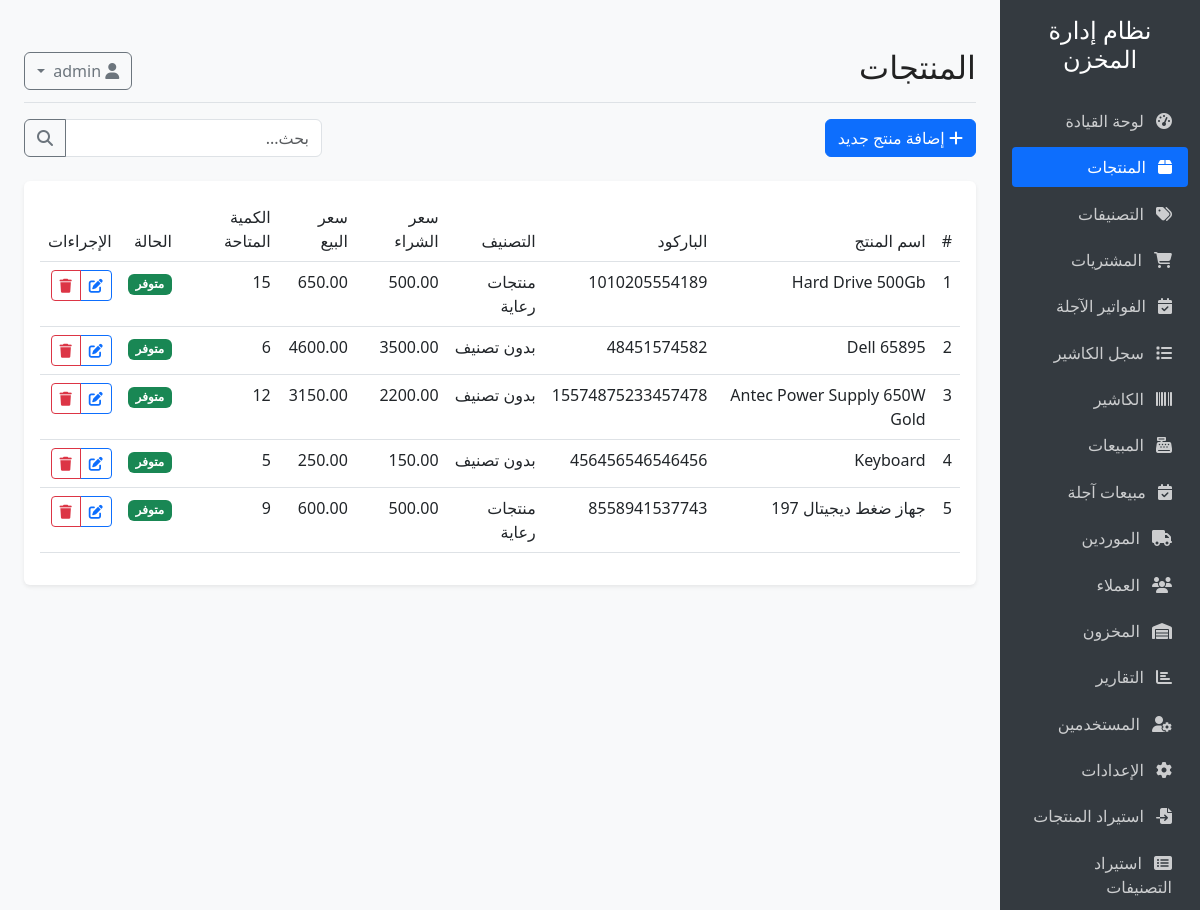
Before: /products (signed in) with the older database file.
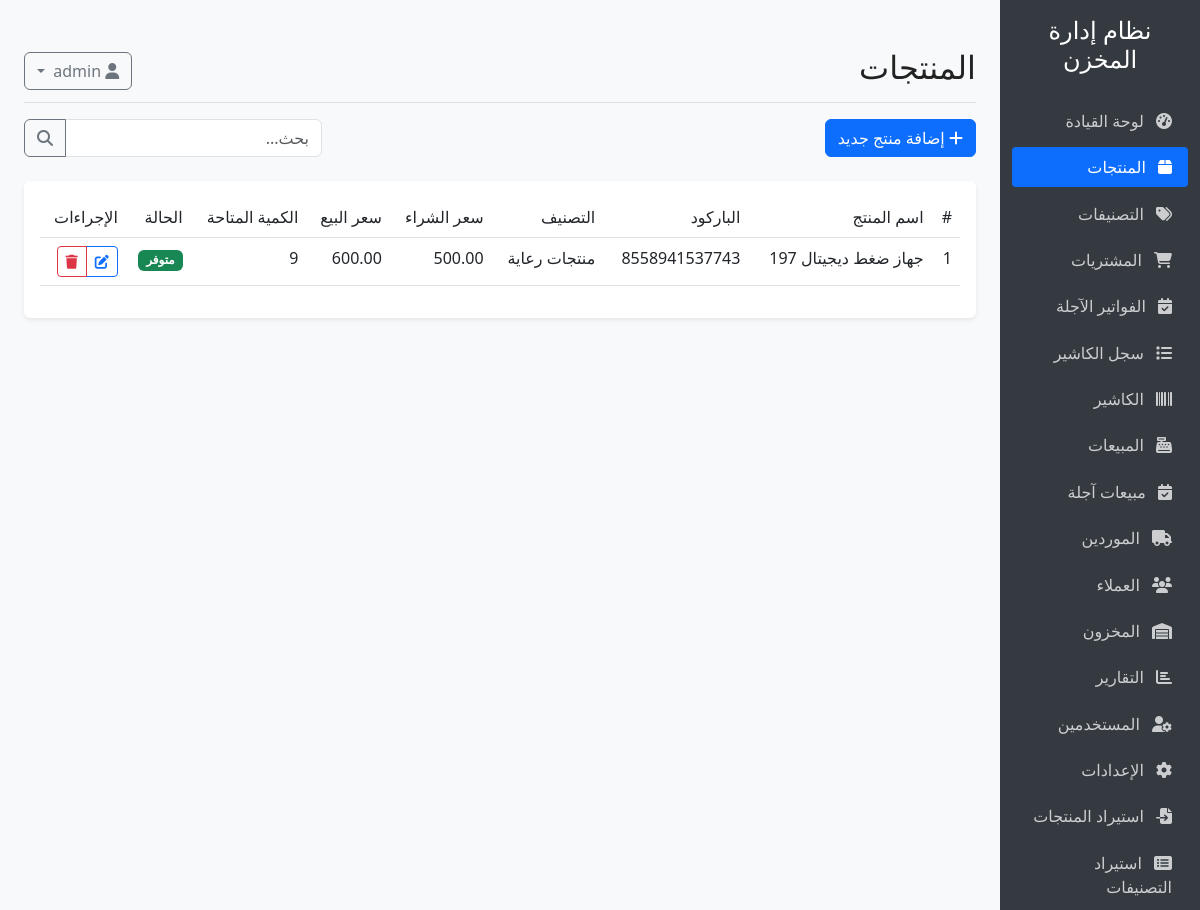
After: the same page with the newer database file.
### models.py (models this page shows, shortened)
class Setting(db.Model):
    __tablename__ = 'settings'
    id = db.Column(db.Integer, primary_key=True)
    key = db.Column(db.String(50), unique=True, nullable=False)
    value = db.Column(db.Text, nullable=True)

class Product(db.Model):
    __tablename__ = 'products'
    id = db.Column(db.Integer, primary_key=True)
    name = db.Column(db.String(100), nullable=False)
    description = db.Column(db.Text, nullable=True)
    barcode = db.Column(db.String(50), unique=True, nullable=True)
    sku = db.Column(db.String(50), unique=True, nullable=True)
    purchase_price = db.Column(db.Float, nullable=False, default=0)
    sale_price = db.Column(db.Float, nullable=False, default=0)
    min_quantity = db.Column(db.Integer, default=0)
    category_id = db.Column(db.Integer, db.ForeignKey('categories.id'), nullable=True)
    created_at = db.Column(db.DateTime, default=datetime.utcnow)
    updated_at = db.Column(db.DateTime, default=datetime.utcnow, onupdate=datetime.utcnow)
    inventory = db.relationship('Inventory', backref='product', uselist=False, lazy=True)
    purchase_items = db.relationship('PurchaseItem', backref='product', lazy=True)
    sale_items = db.relationship('SaleItem', backref='product', lazy=True)

class Category(db.Model):
    __tablename__ = 'categories'
    id = db.Column(db.Integer, primary_key=True)
    name = db.Column(db.String(100), nullable=False)
    description = db.Column(db.Text, nullable=True)
    notes = db.Column(db.Text, nullable=True)
    products = db.relationship('Product', backref='category', lazy=True)

class Inventory(db.Model):
    __tablename__ = 'inventory'
    id = db.Column(db.Integer, primary_key=True)
    product_id = db.Column(db.Integer, db.ForeignKey('products.id'), nullable=False, unique=True)
    quantity = db.Column(db.Integer, nullable=False, default=0)
    last_updated = db.Column(db.DateTime, default=datetime.utcnow, onupdate=datetime.utcnow)

### app.py (the view)
@app.route('/products')
@login_required
def products():
    products = Product.query.all()
    return render_template('products/index.html', products=products)

### app.py (called while the page is built)
@login_manager.user_loader
def load_user(user_id):
    return User.query.get(int(user_id))

@app.context_processor
def inject_settings():
    from models import Setting
    settings = {s.key: s.value for s in Setting.query.all()}
    return dict(settings=settings)

### templates/products/index.html (shortened to what this page needs)
{% extends "base.html" %}
{% block header %}المنتجات{% endblock %}
{% block content %}
<div class="d-flex justify-content-between align-items-center mb-4">
    <div>
        {% if current_user.role == 'admin' %}
        <a href="{{ url_for('add_product') }}" class="btn btn-primary">
            <i class="fas fa-plus"></i> إضافة منتج جديد
        </a>
        {% endif %}
    </div>
    <div class="d-flex">
        <div class="input-group">
            <input type="text" id="searchInput" class="form-control" placeholder="بحث...">
            <button class="btn btn-outline-secondary" type="button">
                <i class="fas fa-search"></i>
            </button>
        </div>
    </div>
</div>
<div class="card">
    <div class="card-body">
        <div class="table-responsive">
            <table class="table table-hover" id="productsTable">
                <thead>
                    <tr>
                        <th>#</th>
                        <th>اسم المنتج</th>
                        <th>الباركود</th>
                        <th>التصنيف</th>
                        <th>سعر الشراء</th>
                        <th>سعر البيع</th>
                        <th>الكمية المتاحة</th>
                        <th>الحالة</th>
                        <th>الإجراءات</th>
                    </tr>
                </thead>
                <tbody>
                    {% for product in products %}
                    <tr>
                        <td>{{ loop.index }}</td>
                        <td>{{ product.name }}</td>
                        <td>{{ product.barcode or '-' }}</td>
                        <td>{{ product.category.name if product.category else 'بدون تصنيف' }}</td>
                        {% if current_user.role == 'admin' %}
                        <td>{{ "%.2f"|format(product.purchase_price) }}</td>
                        {% else %}
                        <td>-</td>
                        {% endif %}
                        <td>{{ "%.2f"|format(product.sale_price) }}</td>
                        <td>{{ product.inventory.quantity if product.inventory else 0 }}</td>
                        <td>
                            {% if product.inventory and product.inventory.quantity <= 0 %}
                            <span class="badge bg-danger">نفذت الكمية</span>
                            {% elif product.inventory and product.inventory.quantity <= product.min_quantity %}
                            <span class="badge bg-warning">منخفضة</span>
                            {% else %}
                            <span class="badge bg-success">متوفر</span>
                            {% endif %}
                        </td>
                        <td>
                            {% if current_user.role == 'admin' %}
                            <div class="btn-group">
                                <a href="{{ url_for('edit_product', id=product.id) }}" class="btn btn-sm btn-outline-primary">
                                    <i class="fas fa-edit"></i>
                                </a>
                                <button type="button" class="btn btn-sm btn-outline-danger" data-bs-toggle="modal" data-bs-target="#deleteModal{{ product.id }}">
                                    <i class="fas fa-trash"></i>
                                </button>
                            </div>
                            {% endif %}
                        </td>
                    </tr>
                    {% else %}
                    <tr>
                        <td colspan="9" class="text-center">لا توجد منتجات</td>
                    </tr>
                    {% endfor %}
                </tbody>
            </table>
        </div>
    </div>
</div>
{% endblock %}

### templates/base.html (shortened to what this page needs)
<!DOCTYPE html>
<html lang="ar" dir="rtl">
<head>
    <link rel="stylesheet" href="https://cdn.jsdelivr.net/npm/bootstrap@5.3.0/dist/css/bootstrap.rtl.min.css">
    <link rel="stylesheet" href="https://cdnjs.cloudflare.com/ajax/libs/font-awesome/6.4.0/css/all.min.css">
    <link id="theme-style" rel="stylesheet" href="{{ url_for('static', filename='css/' + (settings.get('theme', 'light') if settings else 'light') + '.css') }}">
</head>
<body>
    <div class="container-fluid">
        <div class="row">
            <div class="col-md-3 col-lg-2 d-md-block sidebar collapse">
                <div class="position-sticky pt-3">
                    <div class="text-center mb-4">
                        <h4>{{ settings['store_name'] }}</h4>
                    </div>
                                        <ul class="nav flex-column">
                        <li class="nav-item">
                            <a class="nav-link {% if request.path == url_for('index') %}active{% endif %}" href="{{ url_for('index') }}">
                                <i class="fas fa-tachometer-alt"></i> لوحة القيادة
                            </a>
                        </li>
                        <li class="nav-item">
                            <a class="nav-link {% if request.path.startswith(url_for('products')) %}active{% endif %}" href="{{ url_for('products') }}">
                                <i class="fas fa-box"></i> المنتجات
                            </a>
                        </li>
                        <li class="nav-item">
                            <a class="nav-link {% if request.path.startswith(url_for('categories')) %}active{% endif %}" href="{{ url_for('categories') }}">
                                <i class="fas fa-tags"></i> التصنيفات
                            </a>
                        </li>
                        {% if current_user.role == 'admin' %}
                        <li class="nav-item">
                            {% set purchases_path = url_for('purchases') %}
                            {% set purchases_due_path = url_for('purchases_due') %}
                            <a class="nav-link {% if request.path.startswith(purchases_path) and not request.path.startswith(purchases_due_path) %}active{% endif %}" href="{{ purchases_path }}">
                                <i class="fas fa-shopping-cart"></i> المشتريات
                            </a>
                        </li>
                        <li class="nav-item">
                            <a class="nav-link {% if request.path.startswith(url_for('purchases_due')) %}active{% endif %}" href="{{ url_for('purchases_due') }}">
                                <i class="fas fa-calendar-check"></i> الفواتير الآجلة
                            </a>
                        </li>
                        <li class="nav-item">
                            <a class="nav-link {% if request.path.startswith(url_for('cashier_logs')) %}active{% endif %}" href="{{ url_for('cashier_logs') }}">
                                <i class="fas fa-list"></i> سجل الكاشير
                            </a>
                        </li>
                        {% endif %}
                        {% if current_user.role in ['cashier', 'admin'] %}
                        <li class="nav-item">
                            <a class="nav-link {% if request.path.startswith(url_for('cashier_pos')) %}active{% endif %}" href="{{ url_for('cashier_pos') }}">
                                <i class="fas fa-barcode"></i> الكاشير
                            </a>
                        </li>
                        {% endif %}
                        <li class="nav-item">
                            {% set sales_path = url_for('sales') %}
                            {% set sales_due_path = url_for('sales_due') %}
                            <a class="nav-link {% if request.path.startswith(sales_path) and not request.path.startswith(sales_due_path) %}active{% endif %}" href="{{ sales_path }}">
                                <i class="fas fa-cash-register"></i> المبيعات
                            </a>
                        </li>
                        {% if current_user.role == 'admin' %}
                        <li class="nav-item">
                            <a class="nav-link {% if request.path.startswith(url_for('sales_due')) %}active{% endif %}" href="{{ url_for('sales_due') }}">
                                <i class="fas fa-calendar-check"></i> مبيعات آجلة
                            </a>
                        </li>
                        {% endif %}
                        <li class="nav-item">
                            <a class="nav-link {% if request.path.startswith(url_for('suppliers')) %}active{% endif %}" href="{{ url_for('suppliers') }}">
                                <i class="fas fa-truck"></i> الموردين
                            </a>
                        </li>
                        <li class="nav-item">
                            <a class="nav-link {% if request.path.startswith(url_for('customers')) %}active{% endif %}" href="{{ url_for('customers') }}">
                                <i class="fas fa-users"></i> العملاء
                            </a>
                        </li>
                        <li class="nav-item">
                            <a class="nav-link {% if request.path.startswith(url_for('inventory')) %}active{% endif %}" href="{{ url_for('inventory') }}">
                                <i class="fas fa-warehouse"></i> المخزون
                            </a>
                        </li>
                        <li class="nav-item">
                            <a class="nav-link {% if request.path.startswith(url_for('reports')) %}active{% endif %}" href="{{ url_for('reports') }}">
                                <i class="fas fa-chart-bar"></i> التقارير
                            </a>
                        </li>
                        {% if current_user.role == 'admin' %}
                        <li class="nav-item">
                            <a class="nav-link {% if request.path.startswith(url_for('users')) %}active{% endif %}" href="{{ url_for('users') }}">
                                <i class="fas fa-user-cog"></i> المستخدمين
                            </a>
                        </li>
                        <li class="nav-item">
                            <a class="nav-link {% if request.path.startswith(url_for('settings')) %}active{% endif %}" href="{{ url_for('settings') }}">
                                <i class="fas fa-cog"></i> الإعدادات
                            </a>
                        </li>
                        <li class="nav-item">
                            <a class="nav-link {% if request.path.startswith(url_for('catalog_import')) %}active{% endif %}" href="{{ url_for('catalog_import') }}">
                                <i class="fas fa-file-import"></i> استيراد المنتجات
                            </a>
                        </li>
                        <li class="nav-item">
                            <a class="nav-link {% if request.path.startswith(url_for('category_catalog_import')) %}active{% endif %}" href="{{ url_for('category_catalog_import') }}">
                                <i class="fas fa-list-alt"></i> استيراد التصنيفات
                            </a>
                        </li>
                        {% endif %}
                    </ul>
                </div>
            </div>
            <main class="col-md-9 ms-sm-auto col-lg-10 px-md-4 main-content">
                <div class="d-flex justify-content-between flex-wrap flex-md-nowrap align-items-center pt-3 pb-2 mb-3 border-bottom">
                    <h1 class="h2">{% block header %}{% endblock %}</h1>
                    <div class="btn-toolbar mb-2 mb-md-0">
                        <div class="dropdown">
                            <button class="btn btn-outline-secondary dropdown-toggle" type="button" id="userDropdown" data-bs-toggle="dropdown" aria-expanded="false">
                                <i class="fas fa-user"></i>
                            </button>
                        </div>
                    </div>
                </div>
                {% block content %}{% endblock %}
            </main>
        </div>
    </div>
</body>
</html>

### static/css/light.css (style rules this page uses)
body { background: #fff; color: #222; }
.card, .table { background: #fff; color: #222; }
.navbar, .sidebar { background: #f8f9fa; color: #222; }

### templates/base.html (style rules this page uses)
body { font-family: 'Segoe UI', Tahoma, Geneva, Verdana, sans-serif; background-color: #f8f9fa; }
.sidebar { min-height: 100vh; background-color: #343a40; color: #fff; }
.sidebar .nav-link { color: rgba(255, 255, 255, 0.75); padding: 0.5rem 1rem; margin: 0.2rem 0; border-radius: 0.25rem; }
.sidebar .nav-link.active { color: #fff; background-color: #0d6efd; }
.sidebar .nav-link i { margin-left: 0.5rem; }
.main-content { padding: 2rem; }
.card { margin-bottom: 1.5rem; border: none; box-shadow: 0 0.125rem 0.25rem rgba(0, 0, 0, 0.075); }
.table th { font-weight: 500; }

Changed rows visible on the page:
removed Product: name "Hard Drive 500Gb", barcode "1010205554189", category "منتجات رعاية", purchase_price "500.00", sale_price "650.00", inventory "15", min_quantity "متوفر"
removed Product: name "Dell 65895", barcode "48451574582", category "بدون تصنيف", purchase_price "3500.00", sale_price "4600.00", inventory "6", min_quantity "متوفر"
removed Product: name "Antec Power Supply 650W Gold", barcode "15574875233457478", category "بدون تصنيف", purchase_price "2200.00", sale_price "3150.00", inventory "12", min_quantity "متوفر"
removed Product: name "Keyboard", barcode "456456546546456", category "بدون تصنيف", purchase_price "150.00", sale_price "250.00", inventory "5", min_quantity "متوفر"
